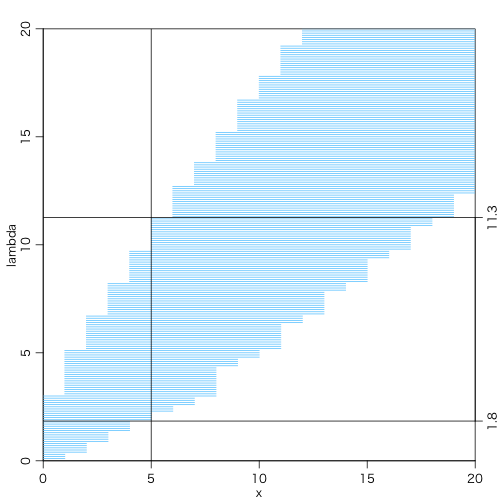

Write the R code that produced this figure.
quartz(type="png", file="fc.png", width=7, height=7, bg="white", family="HiraKakuProN-W3")
par(mgp=c(1.7,0.7,0)) # title and axis margins. default: c(3,1,0)
par(mar=c(3,3,2,2)) # bottom, left, top, right margins. default: c(5,4,4,2)+0.1
plot(NULL, xlim=c(0,20), ylim=c(0,20), xlab="x", ylab="lambda", xaxs="i", yaxs="i", asp=1)
for (lambda in seq(0,20,0.1)) {
    r = dpois(0:100, lambda) / dpois(0:100, 0:100)
    o = order(r, decreasing=TRUE)
    t = sort(dpois(0:100, lambda), decreasing=TRUE)
    s = cumsum(dpois(0:100, lambda)[o])
    m = r[o[sum(s < 0.95) + 1]]
    x = range((0:100)[r >= m])
    segments(x[1], lambda, x[2], lambda, col="#66ccff")
}
abline(v=5)
abline(h=1.84)
abline(h=11.26)
axis(4, c(1.84,11.26), labels=c("1.8","11.3"))
dev.off()
